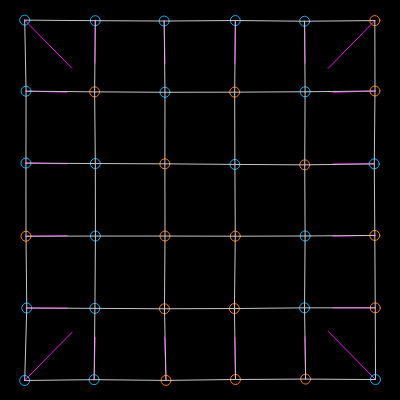
Frame 1 (no input)
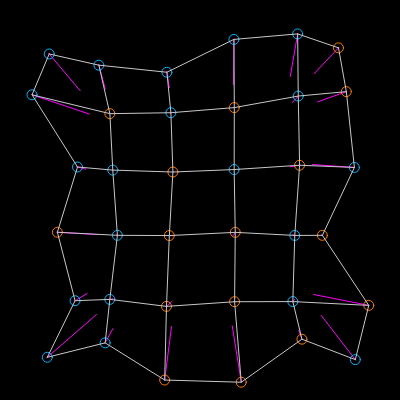
Frame 60 (no input)
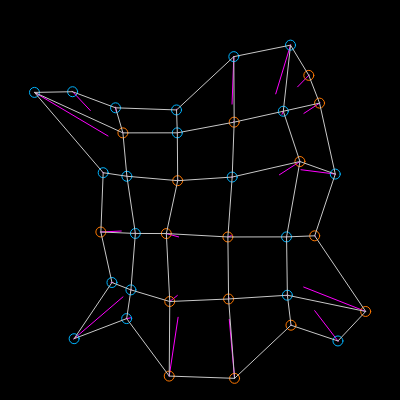
Frame 120 (the mouse pressed at the canvas centre since frame 60)

The p5.js sketch that drew these frames (run headless with seeded random() and noise() and a simulated clock; from frame 60 on, the mouse is pressed at the canvas centre):

// p5.js sketch
// ── sketch.js
var rows;
var cols;
var cell_w = 70;
var cell_h = 72;
var points = []

function setup() {
  createCanvas(400, 400);
  background(0);

  // set up grid
  cols = Math.floor(width / cell_w);
  rows = Math.floor(height / cell_h);
  
  // define margins
  offset_x = (width % cell_w) / 2;
  offset_y = (height % cell_h) / 2;

  // generate points in grid
  for (var i = 0; i <= rows; i++) {
    for (var j = 0; j <= cols; j++) {
      points.push(new Dot(j*cell_w + offset_x, i*cell_h + offset_y));
      console.log(points[points.length-1].open);
    }
  }

  // slow it down
  //frameRate(4);
  
}

function getSurroundingIndexes(index, elementsPerRow) {
  var surroundingIndexes= [];
  if (index % elementsPerRow === 0) {
    // index on left border
    var h_start = 0;
  } else {
    var h_start = -1;
  }
  if (index % elementsPerRow === elementsPerRow - 1) {
    // index on righthand border
    var h_stop = 0;
  } else {
    var h_stop = 1;
  }
  for (var v = -1; v <= 1; v++) {
    for (var h = h_start; h <= h_stop; h++) {
      var current = index + elementsPerRow * v + h;
      if (current != index) {
        surroundingIndexes.push(current);
      }
    }
  }
  return surroundingIndexes;
}

function draw() {
  background(0);
  noFill();
  stroke(200, 200, 200);

  // draw grid
  for (var i = 0; i < points.length; i++) {
    // every dot moves at random a bit
    points[i].update();

    // get surrounding dots
    var si = getSurroundingIndexes(i, (cols + 1));
    var existing_si = si.filter(function(foo) {return foo >= 0 && foo < points.length;});
    var average_x = existing_si.map(function(foo) {return points[foo].x}).reduce(function(bar, baz) {return bar + baz}) / existing_si.length;
    var average_y = existing_si.map(function(foo) {return points[foo].y}).reduce(function(bar, baz) {return bar + baz}) / existing_si.length;
    // a bit proud to use higher order functions
    // very much ashamed of arguments’ names
    push();
    stroke(255, 0, 255);
    line(points[i].x, points[i].y, average_x, average_y);
    pop();
    points[i].moveToAverage(average_x, average_y);
    points[i].display();
  }

  // draw lines horizontally
  for (var i = 0; i <= rows ; i++) {
    beginShape();
    for (var j = 0; j <= cols; j++) {
      var currentIndex = j + i * (cols + 1);
      vertex(points[currentIndex].x, points[currentIndex].y);
    }
    endShape();
  }

  // draw lines horizontally
  for (var i = 0; i <= cols ; i++) {
    beginShape();
    for (var j = 0; j <= rows; j++) {
      var currentIndex = i + j * (cols + 1);
      vertex(points[currentIndex].x, points[currentIndex].y);
    }
    endShape();
  }

}

// Define ‘Dot’ object
var Dot = function(x, y) {
  this.x = x;
  this.y = y;
  this.weight = random(0, 1); // scalar for average position
  this.open = false; // open moves away from average position of surrounding points, closed moves towards it

  if (random(0, 1) > 0.5) {
    this.open = true;
  }

  this.update = function() {
    if (this.x > width) {
      this.x = width - 1;
    } else if (this.x < 0) {
      this.x = 1;
    } else {
      this.x += random(-1, 1);
    }
    if (this.y > height) {
      this.y = height - 1;
    } else if (this.y < 0) {
      this.y = 1;
    } else {
      this.y += random(-1, 1);
    }
  }

  this.display = function() {
    push();
    var c = this.open ? color(255, 120, 0) : color(0, 180, 255);
    stroke(c);
    var s = 10;
    ellipse(this.x, this.y, s, s);
    pop();
  }

  this.moveToAverage = function(x, y) {
    var curPos = createVector(this.x, this.y);
    var newPos = createVector(x, y);
    var difVec = p5.Vector.sub(newPos, curPos);
    var lilVec = difVec.normalize();
    var orientation = this.open ? 1 : -1;
    lilVec.mult()
    lilVec.mult(this.weight);
    this.x += lilVec.x;
    this.y += lilVec.y;
  }
}
